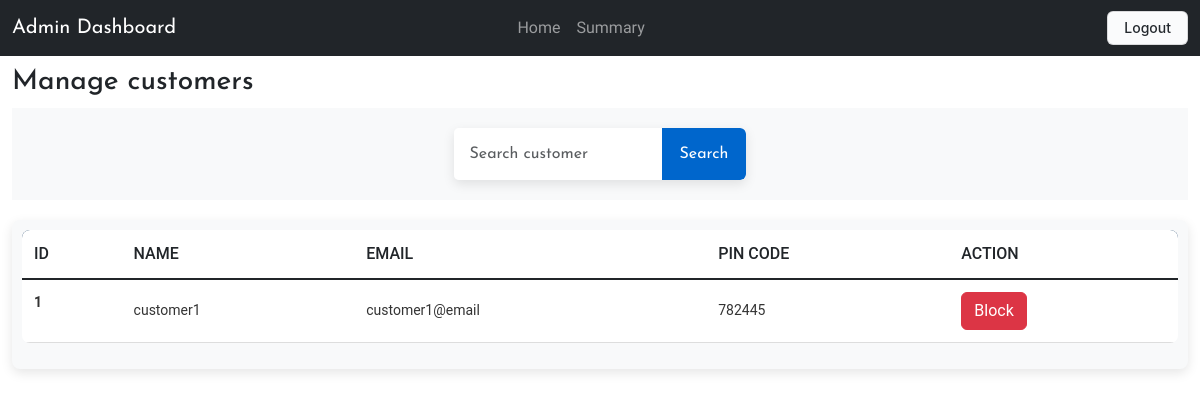
Page /all_customers (signed in) on the earlier database version.
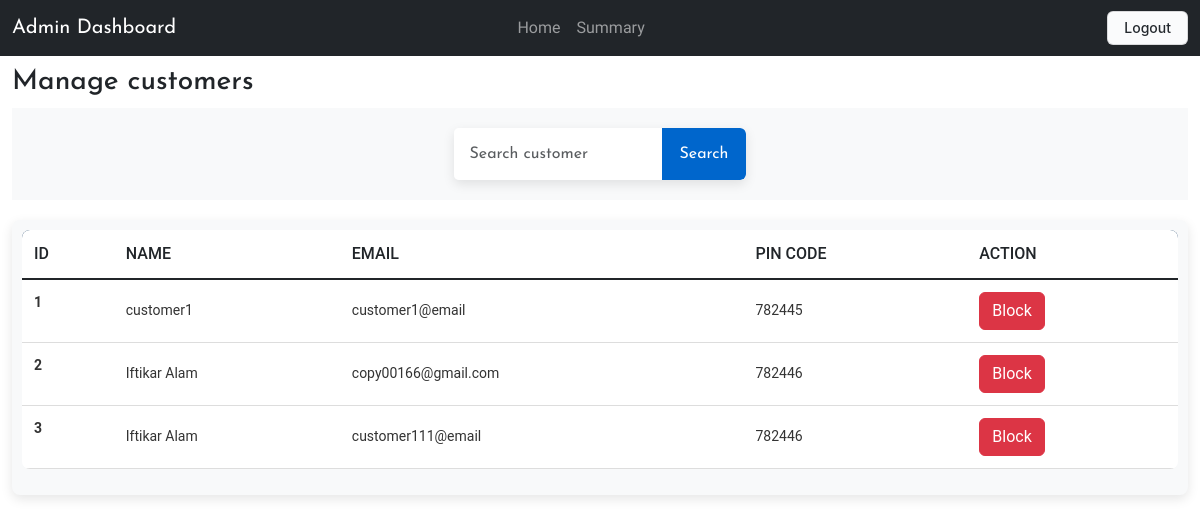
Same page on the later database version.
### application/models.py (models this page shows)
class Customer(db.Model):
    id=db.Column(db.Integer, primary_key=True)
    user_id = db.Column(db.Integer, db.ForeignKey('user.id'), nullable = False)
    user = db.relationship('User', back_populates='customer')
    fullname= db.Column(db.String(80))
    address= db.Column(db.String(200))
    pincode=db.Column(db.Integer)

class User(db.Model, UserMixin):
    id=db.Column(db.Integer, primary_key=True)
    email= db.Column(db.String(), nullable=False )
    password= db.Column(db.String(), nullable=False)
    is_blocked= db.Column(db.Boolean, default=False)
    professional = db.relationship('Professional',uselist=False, back_populates='user')
    customer = db.relationship('Customer',uselist=False, back_populates='user')
    fs_uniquifier = db.Column(db.String, unique = True, nullable = False)
    active = db.Column(db.Boolean, default = True)
    roles = db.Relationship('Role', backref = 'bearers', secondary='user_roles')

### application/controllers.py (the view)
@app.route('/all_customers')
@login_required
def all_customers():
    search_results = Customer.query.all()
    return render_template('all_customers.html', customers=search_results)

### templates/all_customers.html (shortened to what this page needs)
<!DOCTYPE html>
<html lang="en">
<head>
    <link href="https://cdn.jsdelivr.net/npm/bootstrap@5.3.0-alpha1/dist/css/bootstrap.min.css" rel="stylesheet">
    <link rel="stylesheet" href="/static/common.css">
</head>
<body>
    <nav class="navbar navbar-expand-lg navbar-dark bg-dark">
        <div class="container-fluid">
            <a class="navbar-brand" href="#">Admin Dashboard</a>
          <div class="collapse navbar-collapse" id="navbarNav" >
              <ul class="navbar-nav ms-auto" style="display: flex; justify-content: center; width: 100%; padding-right: 15%;" >
                  <li class="nav-item"><a class="nav-link" href="/admin">Home</a></li>
                  <li class="nav-item"><a class="nav-link" href="/summary">Summary</a></li>
              </ul>
          </div>
          <div class="nav-link" style="display: flex;">
              <a href="/logout"> <button class="button-4">Logout</button></a>
          </div>
        </div>
    </nav>
    <div class="container-fluid">
          <h3 style="padding-top: 10px;">Manage customers</h3>
                <div class="search-container">
                  <form action="/search_customer">
                      <div class="input-group">
                          <input
                              name="result"
                              type="text"
                              class="form-control"
                              placeholder="Search customer"
                              aria-label="Search for customers"
                              aria-describedby="button-addon2"
                          />
                          <button
                              class="btn"
                              type="submit"
                              id="button-addon2">
                              Search
                          </button>
                      </div>
                  </form>
              </div>
                <div class="tableMain" >
                    <table class="table">
                        <thead>
                          <tr>
                            <th scope="col">ID</th>
                            <th scope="col">Name</th>
                            <th scope="col">Email</th>
                            <th scope="col">Pin Code</th>
                            <th scope="col">Action</th>
                          </tr>
                        </thead>
                        <tbody class="table-group-divider">
                        {% for cus in customers %}
                          <tr>
                            <th scope="row">{{loop.index}}</th>
                            <td>{{cus.fullname}}</td>
                            <td>{{cus.user.email}}</td>
                            <td> {{cus.pincode}}</td>
                            <td>
                              {% if not cus.user.active %}
                              <a href="user_action/{{cus.user_id}}">
                                <button>Review</button>
                              </a>
                              {% elif not cus.user.is_blocked %}
                              <a href="user_action/{{cus.user_id}}">
                                <button class="btn btn-danger">Block</button>
                              </a>
                              {% else %}
                              <a href="user_action/{{cus.user_id}}">
                                <button class="button-30">Unblock</button>
                              </a>
                              {% endif %}
                            </td>
                          </tr>
                        {% endfor %}
                        </tbody>
                      </table>
                 </div>
            </div>
</body>
</html>

### static/common.css (style rules this page uses)
body { font-family: "Josefin Sans", serif; }
li { font-family: "Rowdies", sans-serif; font-weight: 400; font-style: normal; }
.search-container { display: flex; justify-content: center; align-items: center; padding: 20px; background-color: #f8f9fa; }
.input-group { max-width: 600px; width: 100%; box-shadow: 0 4px 12px rgba(0, 0, 0, 0.1); border-radius: 5px; overflow: hidden; }
.input-group .form-control { border: none; padding: 14px 16px; font-size: 16px; border-radius: 0; outline: none; transition: box-shadow 0.3s ease; }
.input-group .btn { border: none; background-color: #0066cc; color: white; padding: 13px 18px; font-size: 16px; cursor: pointer; transition: background-color 0.3s ease; }
.tableMain { width: 100%; overflow-x: auto; margin: 20px 0; padding: 10px; background-color: #f8f9fa; border-radius: 8px; box-shadow: 0 4px 12px rgba(0, 0, 0, 0.1); }
.table { width: 100%; border-collapse: collapse; font-family: 'Roboto', sans-serif; text-align: left; background-color: white; border-radius: 8px; overflow: hidden; }
.table thead { background-color: #012a52; color: white; font-size: 16px; text-transform: uppercase; }
.table thead th { padding: 12px; font-weight: 500; }
.table tbody tr { border-bottom: 1px solid #ddd; transition: background-color 0.2s ease; }
.table tbody td, .table tbody th { padding: 12px; font-size: 14px; color: #333; }
.table tbody td { vertical-align: middle; }
.button-4 { appearance: none; background-color: #FAFBFC; border: 1px solid rgba(27, 31, 35, 0.15); border-radius: 6px; box-shadow: rgba(27, 31, 35, 0.04) 0 1px 0, rgba(255, 255, 255, 0.25) 0 1px 0 inset; box-sizing: border-box; color: #24292E; cursor: pointer; display: inline-block; font-family: -apple-system, system-ui, "Segoe UI", Helvetica, Arial, sans-serif, "Apple Color Emoji", "Segoe UI Emoji"; font-size: 14px; font-weight: 500; line-height: 20px; list-style: none; padding: 6px 16px; position: relative; transition: background-color 0.2s cubic-bezier(0.3, 0, 0.5, 1); user-select: none; -webkit-user-select: none; touch-action: manipulation; vertical-align: middle; white-space: nowrap; word-wrap: break-word; }
.button-4:before { display: none; }

Differences in the rows shown:
added Customer: fullname "Iftikar Alam", user.email "copy00166@gmail.com", pincode "782446"
added Customer: fullname "Iftikar Alam", user.email "customer111@email", pincode "782446"
